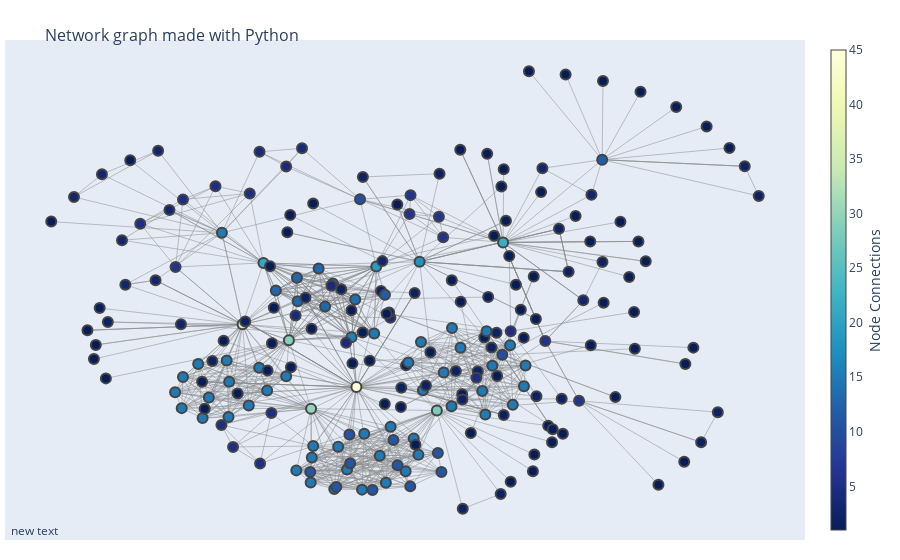

Notebook source saved alongside this figure:
### Code cell
fig = go.Figure(data=[edge_trace, node_trace],
             layout=go.Layout(
                title='<br>Network graph made with Python',
                titlefont_size=16,
                showlegend=False,
                hovermode='closest',
                margin=dict(b=20,l=5,r=5,t=40),
                annotations=[ dict(
                    #text="Python code: <a href='https://plotly.com/ipython-notebooks/network-graphs/'> https://plotly.com/ipython-notebooks/network-graphs/</a>",
                    showarrow=False,
                    xref="paper", yref="paper",
                    x=0.005, y=-0.002 ) ],
                xaxis=dict(showgrid=False, zeroline=False, showticklabels=False),
                yaxis=dict(showgrid=False, zeroline=False, showticklabels=False))
                )
fig.show()

### Figure 1 — Plotly figure (JSON) as saved in the notebook; plotly's stock layout.template omitted (floating-point values rounded to 4 significant figures; data arrays with more than 128 entries replaced by an {"elided": "..."} marker saying what was removed)
{"data": [{"hoverinfo": "none", "line": {"color": "#888", "width": 0.5}, "mode": "lines", "type": "scatter", "x": {"elided": "2631 float values"}, "y": {"elided": "2631 float values"}}, {"hoverinfo": "text", "marker": {"color": {"elided": "221 int values"}, "colorbar": {"thickness": 15, "title": {"side": "right", "text": "Node Connections"}, "xanchor": "left"}, "colorscale": [[0, "rgb(255,255,217)"], [0.125, "rgb(237,248,177)"], [0.25, "rgb(199,233,180)"], [0.375, "rgb(127,205,187)"], [0.5, "rgb(65,182,196)"], [0.625, "rgb(29,145,192)"], [0.75, "rgb(34,94,168)"], [0.875, "rgb(37,52,148)"], [1, "rgb(8,29,88)"]], "line": {"width": 2}, "reversescale": true, "showscale": true, "size": 10}, "mode": "markers", "text": {"elided": "221 str values"}, "type": "scatter", "x": {"elided": "221 float values"}, "y": {"elided": "221 float values"}}], "layout": {"annotations": [{"showarrow": false, "x": 0.005, "xref": "paper", "y": -0.002, "yref": "paper"}], "hovermode": "closest", "margin": {"b": 20, "l": 5, "r": 5, "t": 40}, "showlegend": false, "title": {"font": {"size": 16}, "text": "<br>Network graph made with Python"}, "xaxis": {"showgrid": false, "showticklabels": false, "zeroline": false}, "yaxis": {"showgrid": false, "showticklabels": false, "zeroline": false}}}
